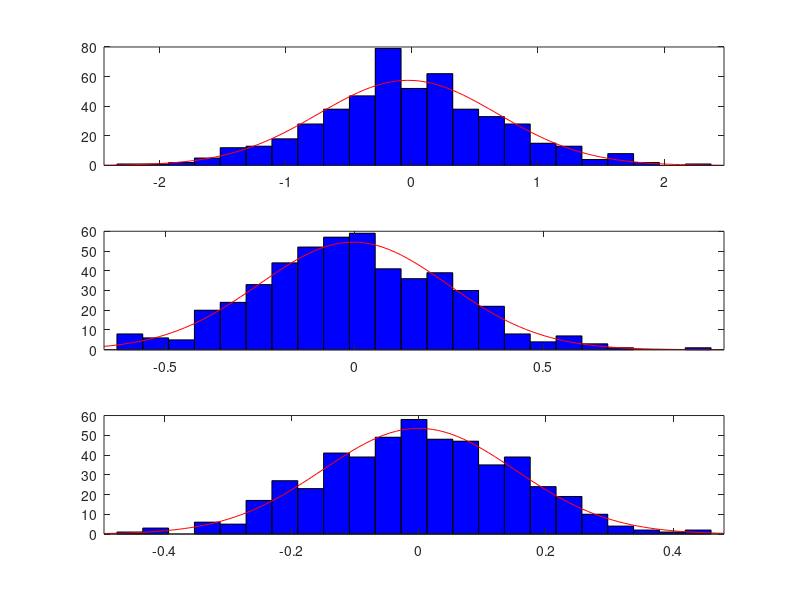

MATLAB code for this plot:
%Problem 3.1
%n=2
c = 2;
z = randn(c,500);
z_bar = mean(z);
mean_sample_z = mean(z_bar);
var_sample_z = var(z_bar);
subplot(3,1,1)
histfit(z_bar)

%n=15
m = 15;
y = randn(m,500);
y_bar = mean(y);
mean_sample_y = mean(y_bar);
var_sample_y = var(y_bar);
subplot(3,1,2)
histfit(y_bar)

%n=45
n = 45;
x = randn(n,500);
x_bar = mean(x);
mean_sample_x = mean(x_bar);
var_sample_x = var(x_bar);
subplot(3,1,3)
histfit(x_bar)